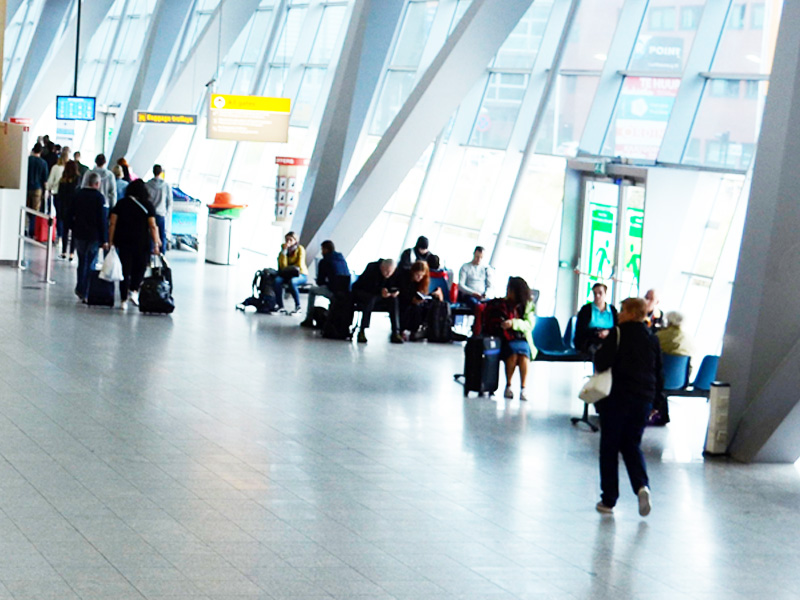
#> input picture poc_cou/pho_sam/EIN_sample_01.jpg, 800 x 600 px
$ python 03_hog_body.py
#> lines starting #> are read from the running program, lines starting #| are printed output that depends on the picture; after the words box and inside, x2 and y2 are one past the last pixel; in counts of white or black regions, pixels touching at a corner belong together
from imutils.object_detection import non_max_suppression
import numpy as np
import imutils
import cv2

hog = cv2.HOGDescriptor()
hog.setSVMDetector(cv2.HOGDescriptor_getDefaultPeopleDetector())

image = cv2.imread('pho_sam/EIN_sample_01.jpg')
#> image is the input picture: shape (600, 800, 3); mean B, G, R 192.4, 188, 174.4
#image = imutils.resize(image, width=min(400, image.shape[1]))

(rects, weights) = hog.detectMultiScale(image, winStride=(4, 4),
        padding=(8, 8), scale=1.05)
#> rects = [[403, 237, 64, 129], [483, 288, 66, 133], [657, 248, 88, 176], [84, 157, 98, 195], [35, 135, 101, 202], [548, 252, 155, 310]]; weights = [0.926, 0.413, 0.15, 0.894, 0.472, 1.19]

rects = np.array([[x, y, x + w, y + h] for (x, y, w, h) in rects])
#> rects = [[403, 237, 467, 366], [483, 288, 549, 421], [657, 248, 745, 424], [84, 157, 182, 352], [35, 135, 136, 337], [548, 252, 703, 562]]
pick = non_max_suppression(rects, probs=None, overlapThresh=0.65)
#> pick = [[548, 252, 703, 562], [657, 248, 745, 424], [483, 288, 549, 421], [403, 237, 467, 366], [84, 157, 182, 352], [35, 135, 136, 337]]

for (xA, yA, xB, yB) in pick:
        cv2.rectangle(image, (xA, yA), (xB, yB), (0, 255, 0), 2)
#> this loop made 6 passes
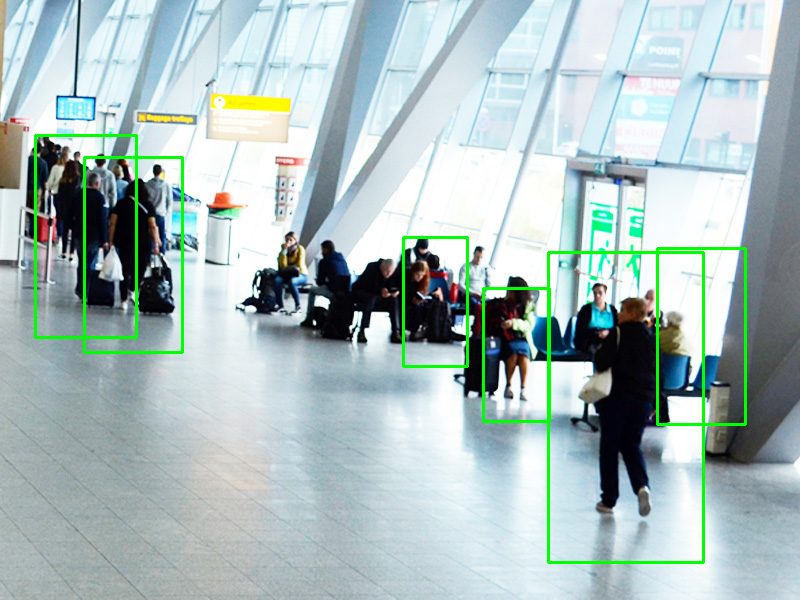
#> image: shape (600, 800, 3); 2.08% of pixels changed, all inside (x1, y1, x2, y2) = (34, 134, 747, 564)

cv2.imshow("HOG", image)
cv2.waitKey(0)
cv2.destroyAllWindows()

$ run again, with poc_cou/pho_sam/EIN_sample_02.jpg copied over poc_cou/pho_sam/EIN_sample_01.jpg
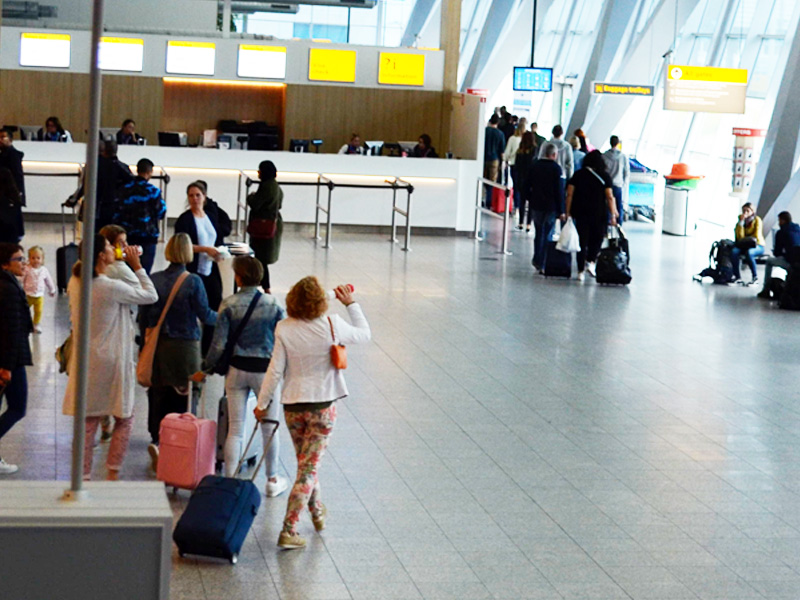
#> input picture poc_cou/pho_sam/EIN_sample_02.jpg, 800 x 600 px
#> image is the input picture: shape (600, 800, 3); mean B, G, R 148.7, 152.1, 149.9
#> `(rects, weights) = hog.detectMultiScale(image, winStride=(4, 4), paddi..`: rects = [[463, 91, 71, 141], [222, 140, 86, 172], [541, 128, 97, 194], [139, 150, 119, 239], [126, 217, 111, 222], [123, 362, 112, 223], [221, 239, 168, 336], [7, 182, 187, 374]]; weights = [0.234, 0.762, 0.773, 1.05, 0.503, 0.54, 1.15, 0.718]
#> `rects = np.array([[x, y, x + w, y + h] for (x, y, w, h) in rects])`: rects = [[463, 91, 534, 232], [222, 140, 308, 312], [541, 128, 638, 322], [139, 150, 258, 389], [126, 217, 237, 439], [123, 362, 235, 585], [221, 239, 389, 575], [7, 182, 194, 556]]
#> pick = [[123, 362, 235, 585], [221, 239, 389, 575], [7, 182, 194, 556], [126, 217, 237, 439], [139, 150, 258, 389], [541, 128, 638, 322], [222, 140, 308, 312], [463, 91, 534, 232]]
#> the loop `for (xA, yA, xB, yB) in pick:` made 8 passes
#> after the loop `for (xA, yA, xB, yB) in pick:`:
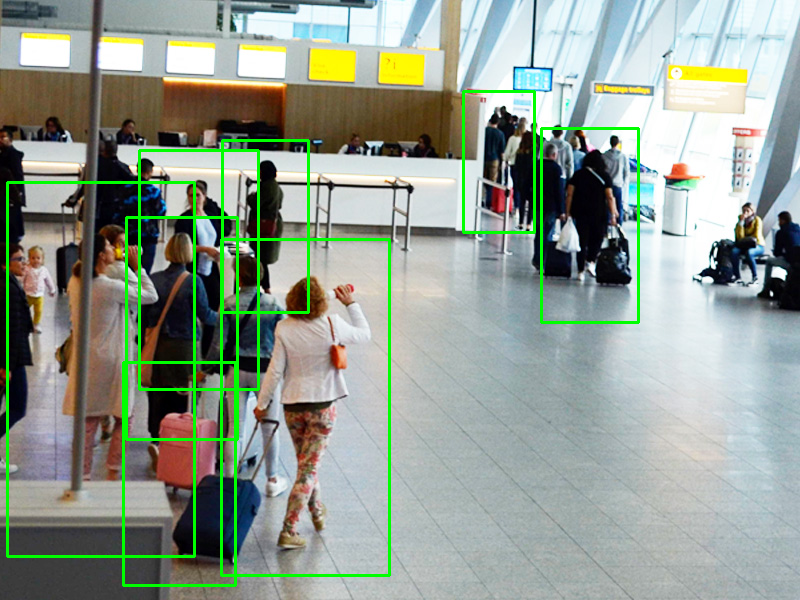
#> image: shape (600, 800, 3); 3.47% of pixels changed, all inside (x1, y1, x2, y2) = (6, 90, 640, 587)

$ run again, with poc_cou/pho_sam/EIN_sample_03.jpg copied over poc_cou/pho_sam/EIN_sample_01.jpg
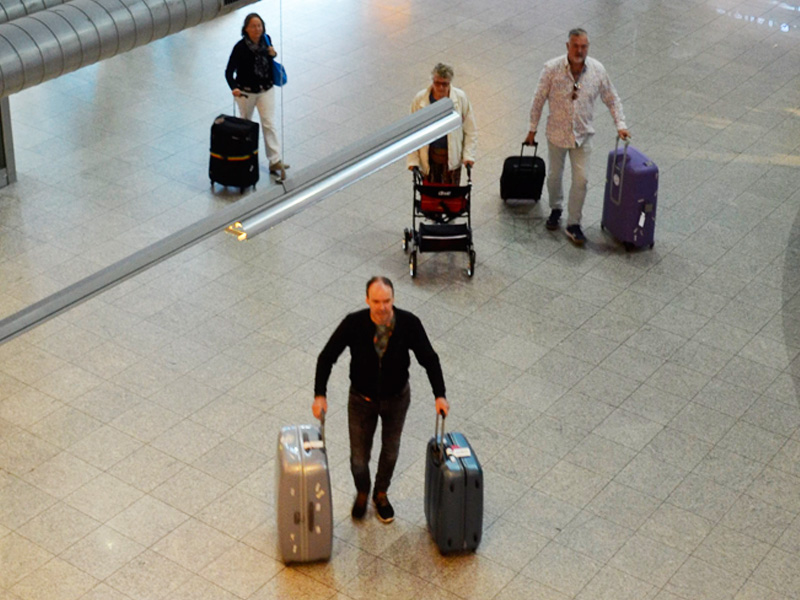
#> input picture poc_cou/pho_sam/EIN_sample_03.jpg, 800 x 600 px
#> image is the input picture: shape (600, 800, 3); mean B, G, R 139.9, 149.6, 152.5
#> `(rects, weights) = hog.detectMultiScale(image, winStride=(4, 4), paddi..`: rects = [[202, 0, 107, 205], [502, 16, 130, 261], [294, 241, 161, 321]]; weights = [1.7, 1.63, 1.51]
#> `rects = np.array([[x, y, x + w, y + h] for (x, y, w, h) in rects])`: rects = [[202, 0, 309, 205], [502, 16, 632, 277], [294, 241, 455, 562]]
#> pick = [[294, 241, 455, 562], [502, 16, 632, 277], [202, 0, 309, 205]]
#> the loop `for (xA, yA, xB, yB) in pick:` made 3 passes
#> after the loop `for (xA, yA, xB, yB) in pick:`:
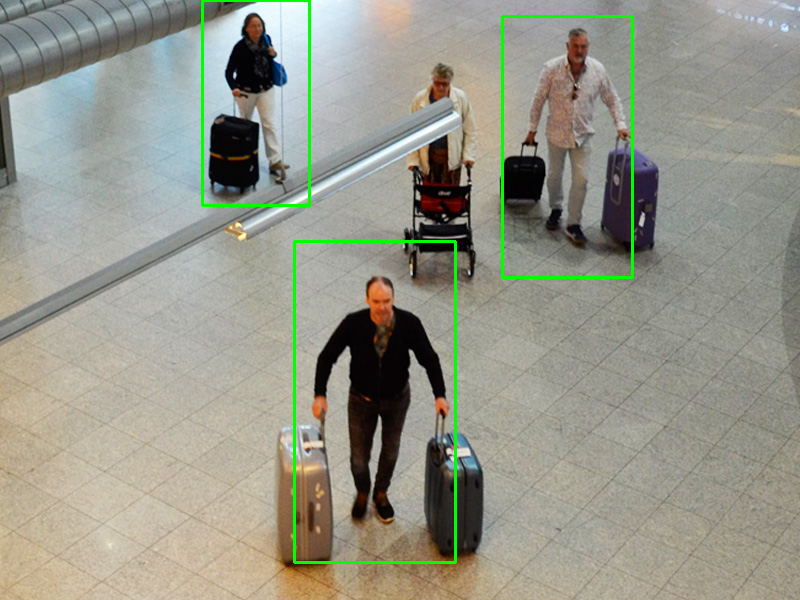
#> image: shape (600, 800, 3); 1.46% of pixels changed, all inside (x1, y1, x2, y2) = (201, 0, 634, 564)

$ run again, with poc_cou/pho_sam/EIN_sample_04.jpg copied over poc_cou/pho_sam/EIN_sample_01.jpg
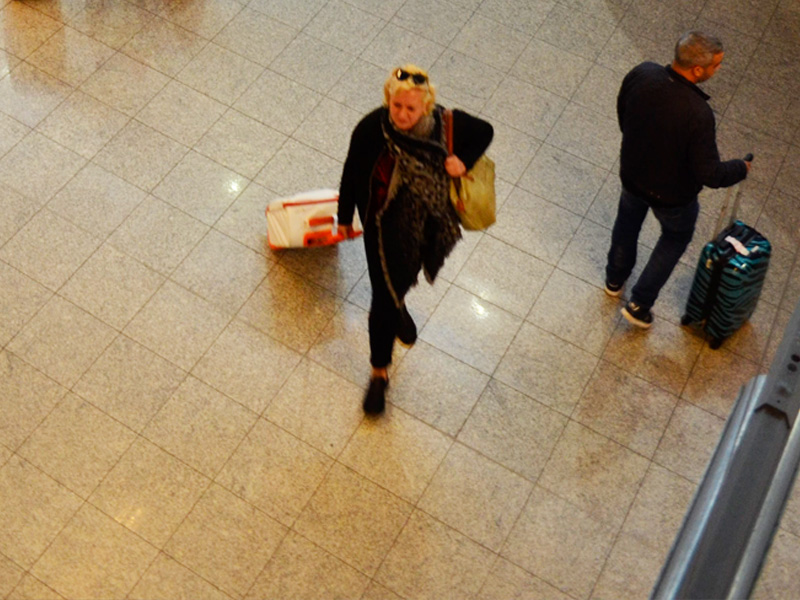
#> input picture poc_cou/pho_sam/EIN_sample_04.jpg, 800 x 600 px
#> image is the input picture: shape (600, 800, 3); mean B, G, R 106.4, 135.2, 155.5
#> `(rects, weights) = hog.detectMultiScale(image, winStride=(4, 4), paddi..`: rects = [[551, 0, 217, 407], [278, 5, 247, 494]]; weights = [0.503, 0.0912]
#> `rects = np.array([[x, y, x + w, y + h] for (x, y, w, h) in rects])`: rects = [[551, 0, 768, 407], [278, 5, 525, 499]]
#> pick = [[278, 5, 525, 499], [551, 0, 768, 407]]
#> the loop `for (xA, yA, xB, yB) in pick:` made 2 passes
#> after the loop `for (xA, yA, xB, yB) in pick:`:
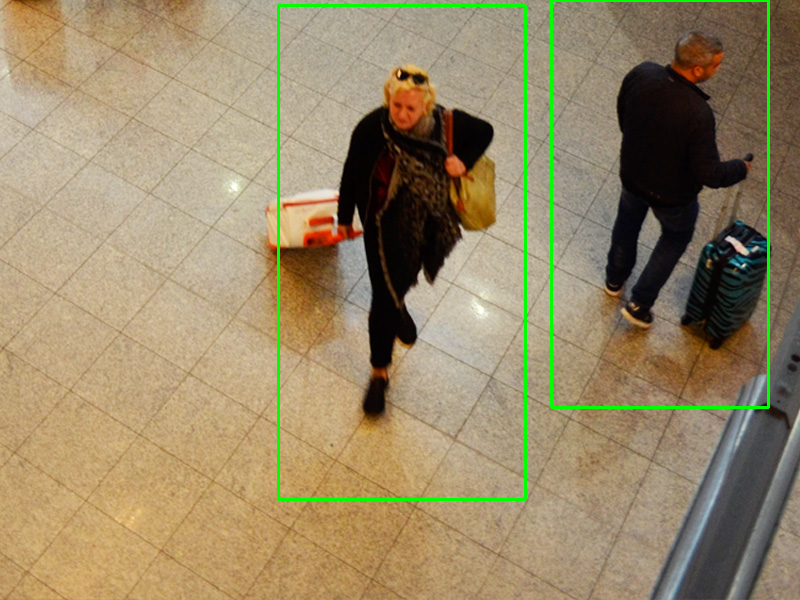
#> image: shape (600, 800, 3); 1.66% of pixels changed, all inside (x1, y1, x2, y2) = (277, 0, 770, 501)
